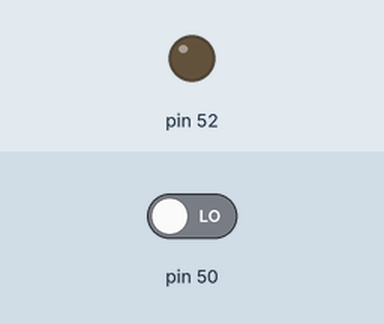
Recording of a sketch running on a simulated Arduino Mega 2560, built with avr-gcc and run on an emulated ATmega2560. Shown: output pins drawn as LEDs (lit = HIGH). The test bench sets the inputs (shaded band); at power-on: pin 50 LOW.

Above: at 1.2 s.
1.3 s: pin 50 driven HIGH
At 2.0 s:
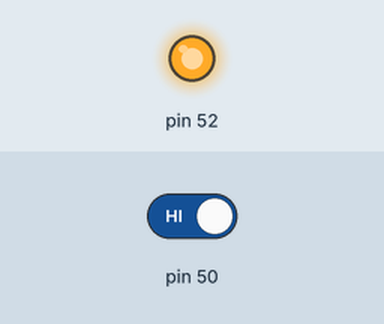
2.8 s: pin 50 driven LOW
At 3.1 s:
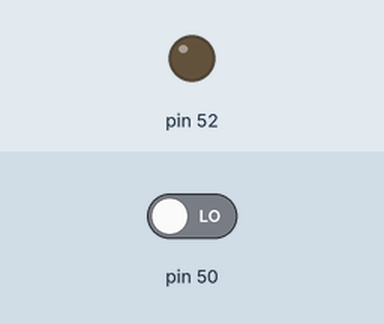
Timing chart, 0 to 5.8 s (numbered marks = the images above; inputs shaded):
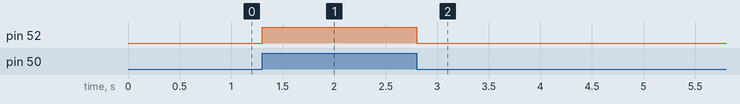

Measured:
- after the input at 1.3 s, pin 52: LOW → HIGH at once
- after the input at 2.8 s, pin 52: HIGH → LOW at once

The sketch:

Switch_LED_Blink.ino
```cpp
void setup() {
  // put your setup code here, to run once:
  pinMode(50, INPUT);
  pinMode(52, OUTPUT);
}

void loop() {
  // put your main code here, to run repeatedly:
  if (digitalRead(50)){
    digitalWrite(52, HIGH);
  }
  else {
    digitalWrite(52, LOW);
  }
}
```
